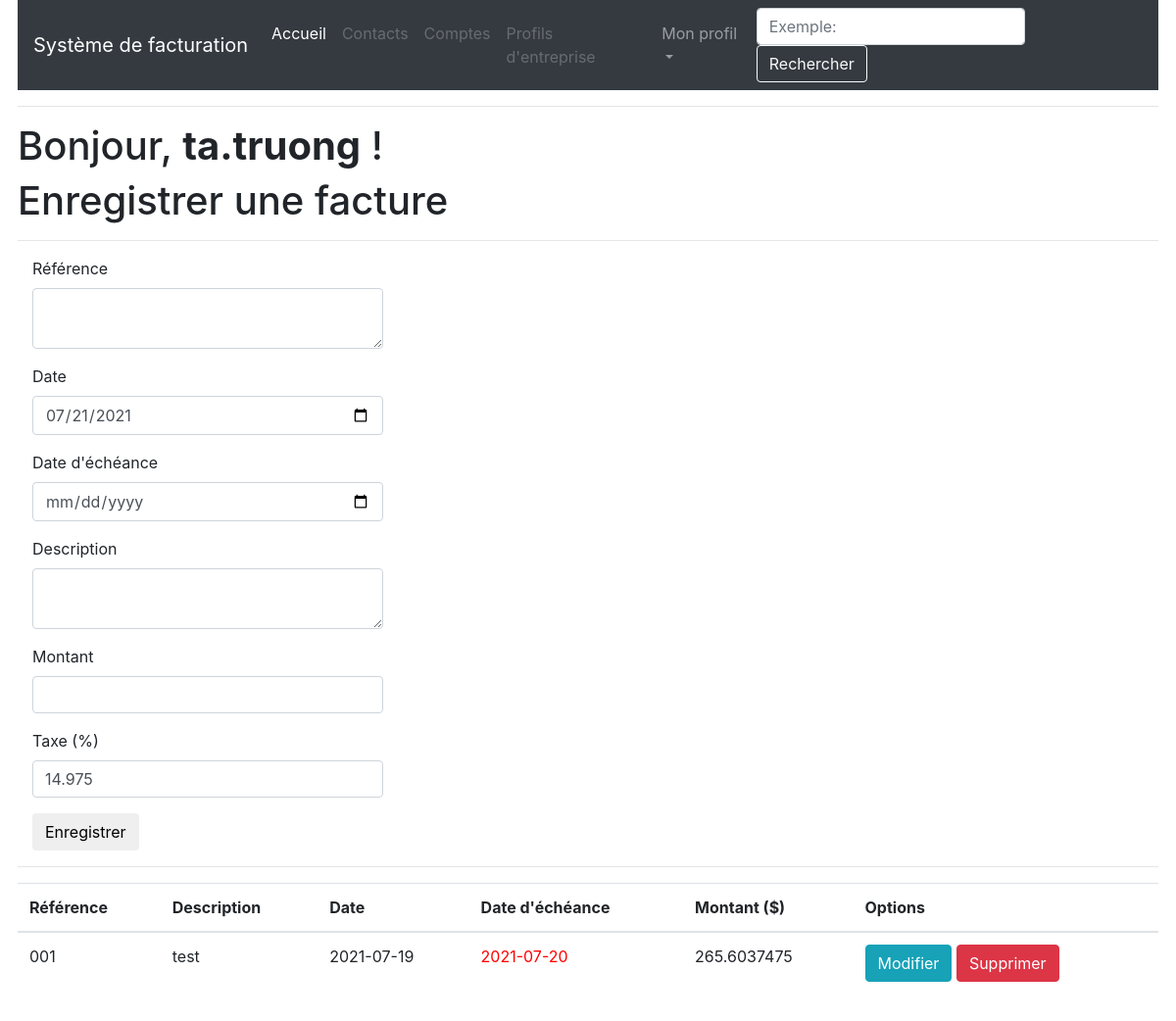
Page /index (signed in) on the committed database.
### app/models.py (models this page shows, shortened)
class User(UserMixin, db.Model):
    id = db.Column(db.Integer, primary_key=True)
    username = db.Column(db.String(64), index=True, unique=True)
    email = db.Column(db.String(120), index=True, unique=True)
    password_hash = db.Column(db.String(128))
    factures = db.relationship('Facture', backref='author', lazy='dynamic')
    about_me = db.Column(db.String(140))
    last_seen = db.Column(db.DateTime, default=datetime.utcnow)

class Facture(db.Model):
    id = db.Column(db.Integer, primary_key=True)
    reference = db.Column(db.String(50), unique=True, nullable=False)
    description = db.Column(db.String(140), nullable=False)
    date = db.Column(db.Date, nullable=False)
    due_date = db.Column(db.Date, nullable=False)
    amount = db.Column(db.Float, nullable=False)
    user_id = db.Column(db.Integer, db.ForeignKey('user.id'))

### app/routes.py (the view, shortened to what this page needs)
@app.route('/index', methods=['GET', 'POST'])
@login_required
def index():
    form = FactureForm()
    page = request.args.get('page', 1, type=int)
    factures = Facture.query.filter_by(user_id=current_user.id).paginate(page, app.config['FACTURES_PAR_PAGE'], False)
    next_url = url_for('index', page=factures.next_num) if factures.has_next else None
    prev_url = url_for('index', page=factures.prev_num) if factures.has_prev else None
    return render_template("index.html", title=_('Accueil'), form=form, factures=factures.items, date_today=date.today(), next_url=next_url, prev_url=prev_url)

### app/forms.py (shortened to what this page needs)
class FactureForm(FlaskForm):
    reference = TextAreaField(_l('Référence'), validators=[DataRequired(message=_l("Veuillez entrer une référence")), Length(min=1, max=50, message=_l('Veuillez écrire entre 1 et 50 caractères'))])
    date = DateField(_l('Date'), default=date.today(), format='%Y-%m-%d', validators=[DataRequired(message=_l("Veuillez entrer une date (AAAA-MM-JJ)"))])
    due_date = DateField(_l('Date d\'échéance'), format='%Y-%m-%d', validators=[DataRequired(message=_l("Veuillez entrer une date d'échéance (AAAA-MM-JJ)"))])
    description = TextAreaField(_l('Description'), validators=[DataRequired(message=_l("Veuillez entrer une description")), Length(min=1, max=140, message=_l(_l('Veuillez écrire entre 1 et 50 caractères')))])
    amount = DecimalField(_l('Montant'), validators=[DataRequired(message=_l("Veuillez entrer un montant numérique"))], places=2)
    tax = DecimalField(_l('Taxe (%)'), validators=[NumberRange(0, 100, _l("Veuillez entrer un nombre entre 0 et 100"))], places=0, render_kw={"value": "14.975"})
    submit = SubmitField(_l('Enregistrer'), render_kw= {"onclick": "calculationTax()"})

### app/models.py (called while the page is built)
@login.user_loader
def load_user(id):
    return User.query.get(int(id))

### app/routes.py (called while the page is built)
@app.before_request
def before_request():
    if current_user.is_authenticated:
        current_user.last_seen = datetime.utcnow()
        db.session.commit()

### app/templates/index.html (shortened to what this page needs)
{% extends "base.html" %}
{% import 'bootstrap/wtf.html' as wtf %}
{% block app_content %}
    <link rel="stylesheet" href="{{ url_for('static', filename='index.css') }}">
    <h1>{{ _('Bonjour') }}, <strong>{{ current_user.username }}</strong> !</h1>
    <h1>{{ _('Enregistrer une facture') }}</h1>
    <hr>
    {% if form %}
        <div class="form-group">
            <div class="col-md-4">
                {{ wtf.quick_form(form) }}
            </div>
        </div>
        <hr>
    {% endif %}
    <table class="table table-hover">
        <thead>
          <tr>
            <th scope="col">{{ _('Référence') }}</th>
            <th scope="col">{{ _('Description') }}</th>
            <th scope="col">{{ _('Date') }}</th>
            <th scope="col">{{ _('Date d\'échéance') }}</th>
            <th scope="col">{{ _('Montant') }} ($)</th>
            <th scope="col">{{ _('Options') }}</th>
          </tr>
        </thead>
        <tbody>
    {% for facture in factures %}
        {% if facture.due_date <= date_today %}
            {% set date_state = 'past-due' %}
        {% endif %}
        <tr>
            <td>{{ facture.reference }}</td>
            <td>{{ facture.description }}</td>
            <td>{{ facture.date }}</td>
            <td class="{{ date_state }}">{{ facture.due_date }}</td>
            <td>{{ facture.amount }}</td>
            <td>
                <a class="btn btn-info" href="{{ url_for('update', facture_id=facture.id) }}">{{ _('Modifier') }}</a>
                <a class="btn btn-danger" href="{{ url_for('delete', facture_id=facture.id) }}">{{ _('Supprimer') }}</a>
            </td>
        </tr>
    {% endfor %}
        </tbody>
    </table>
    <br><br>
{% endblock %}

### app/static/css/style.css (style rules this page uses)
.past-due { color: red; }

### rows in the picture
User: username "ta.truong"
Facture: reference "001", description "test", date "2021-07-19", due_date "2021-07-20", amount "265.6037475"
